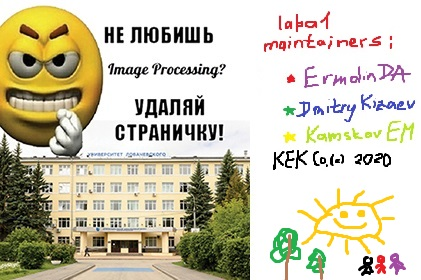
#> input picture test_image_2.jpg, 421 x 280 px
$ python Lab_2.py
#> lines starting #> are read from the running program, lines starting #| are printed output that depends on the picture
#> further down, image is the input picture: shape (280, 421, 3); mean B, G, R 179.2, 199.6, 204.7
from cv2 import cv2
import numpy as np
from PIL import Image
from numpy import *


def pool(input):
    output = np.empty(
        shape=(int(input.shape[0] / 2), int(input.shape[1] / 2), input.shape[2])
    )
    for h in range(output.shape[0]):
        for w in range(output.shape[1]):
            output[h, w] = np.max(
                input[h * 2: (h + 1) * 2, w * 2: (w + 1) * 2],
                axis=(0, 1),
            )
    return output


def conv(input):
    filters = np.random.normal(size=(3, 3, 3, 5))
    f_h, f_w, f_c, f_num = filters.shape
    i_h, i_w, i_c = input.shape
#> i_h = 280; i_w = 421; i_c = 3

    o_h = int((i_h - f_h))
#> o_h = 277
    o_w = int((i_w - f_w))
#> o_w = 418

    output = np.zeros(shape=(o_h, o_w, f_num))

    for i in range(f_num):
        for h in range(o_h):
            for w in range(o_w):
                res = 0
                for y in range(f_h):
                    for x in range(f_w):
                        for c in range(f_c):
                            res += (input[h + y][w + x][c] * filters[y][x][c][i])
                output[h][w][i] = res
    return output


def softmax(input):
    i_h, i_w, _ = input.shape
    output = np.zeros(shape=input.shape)
    for h in range(i_h):
        for w in range(i_w):
            output[h, w, :] = np.exp(input[h, w]) / sum(np.exp(input)[h, w])
    return output


if __name__ == "__main__":
    image = cv2.imread("test_image_2.jpg")

    output_1 = conv(image)
    print("conv:", output_1.shape)
#| conv: (277, 418, 5)
    img = Image.fromarray(output_1, 'RGB')
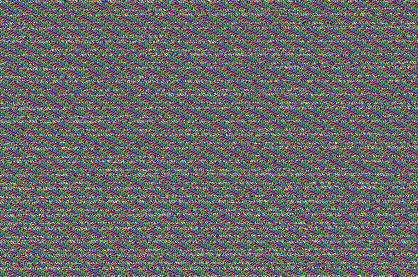
#> img: PIL image 418x277 RGB; mean R, G, B 103.4, 103.3, 103.1
    img.show()

    output_2 = output_2 = (output_1 - output_1.mean()) / output_1.std()
    print("norm:", output_2.shape)
#| norm: (277, 418, 5)
    img = Image.fromarray(output_2, 'RGB')
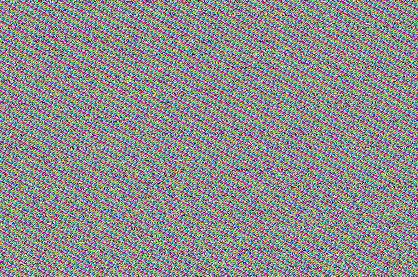
#> img: PIL image 418x277 RGB; mean R, G, B 140.2, 140, 139.7
    img.show()

    output_3 = np.maximum(output_2, 0)
    print("relu:", output_3.shape)
#| relu: (277, 418, 5)
    img = Image.fromarray(output_3, 'RGB')
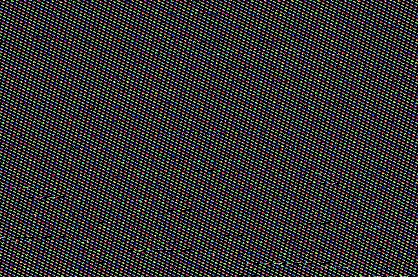
#> img: PIL image 418x277 RGB; mean R, G, B 49.4, 49.4, 49.2
    img.show()

    output_4 = pool(output_3)
    print("pool:", output_4.shape)
#| pool: (138, 209, 5)
    img = Image.fromarray(output_4, 'RGB')
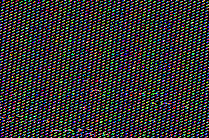
#> img: PIL image 209x138 RGB; mean R, G, B 49.4, 49.4, 49.3
    img.show()

    output_5 = softmax(output_4)
    print("softMax:", output_5.shape)
#| softMax: (138, 209, 5)
    img = Image.fromarray(output_5, 'RGB')
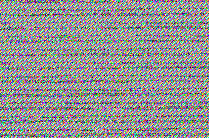
#> img: PIL image 209x138 RGB; mean R, G, B 147, 147, 146.8
    img.show()

    cv2.imshow('image', image)
    cv2.waitKey()
